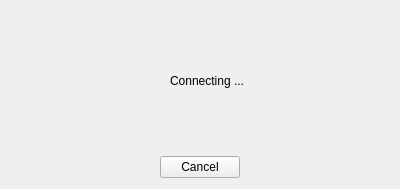
<?xml version="1.0" encoding="UTF-8"?>
<ui version="4.0">
 <class>ConnectionStatusWidget</class>
 <widget class="QWidget" name="ConnectionStatusWidget">
  <property name="geometry">
   <rect>
    <x>0</x>
    <y>0</y>
    <width>400</width>
    <height>189</height>
   </rect>
  </property>
  <property name="windowTitle">
   <string>Form</string>
  </property>
  <layout class="QVBoxLayout" name="verticalLayout">
   <item>
    <layout class="QHBoxLayout" name="horizontalLayout">
     <item>
      <spacer name="horizontalSpacer">
       <property name="orientation">
        <enum>Qt::Horizontal</enum>
       </property>
       <property name="sizeHint" stdset="0">
        <size>
         <width>40</width>
         <height>20</height>
        </size>
       </property>
      </spacer>
     </item>
     <item>
      <widget class="QLabel" name="statusIcon">
       <property name="pixmap">
        <pixmap resource="../resources.qrc">:/icons/loading.png</pixmap>
       </property>
      </widget>
     </item>
     <item>
      <widget class="QLabel" name="statusLabel">
       <property name="text">
        <string>Connecting ...</string>
       </property>
      </widget>
     </item>
     <item>
      <spacer name="horizontalSpacer_2">
       <property name="orientation">
        <enum>Qt::Horizontal</enum>
       </property>
       <property name="sizeHint" stdset="0">
        <size>
         <width>40</width>
         <height>20</height>
        </size>
       </property>
      </spacer>
     </item>
    </layout>
   </item>
   <item>
    <layout class="QHBoxLayout" name="childArea"/>
   </item>
   <item>
    <widget class="QDialogButtonBox" name="buttonBox">
     <property name="standardButtons">
      <set>QDialogButtonBox::Cancel</set>
     </property>
     <property name="centerButtons">
      <bool>true</bool>
     </property>
    </widget>
   </item>
  </layout>
 </widget>
 <resources>
  <include location="../resources.qrc"/>
 </resources>
 <connections/>
</ui>
